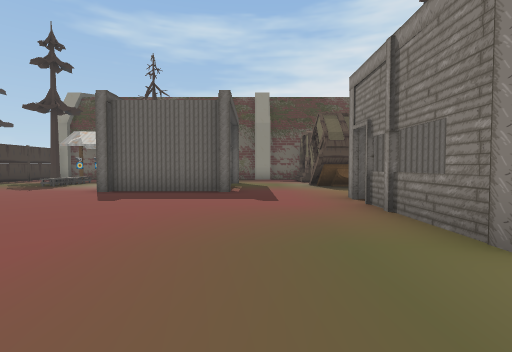
[1] (above)

24 first-person views from a walk through a Unity game level. The camera is 1.3 m above the floor, tilts 2° down and sees 85° across. The floor is counted in squares, 2 m on a side. Each view is taken from the middle of a square. On the plan, view 1 faces up. The plan holds only what a view shows up to about 9 squares ahead; the rest is blank. The place goes on beyond the plan.

[2]
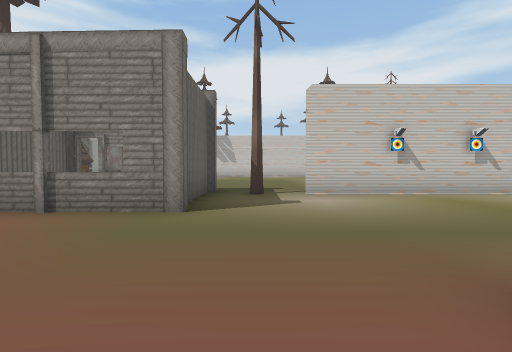

[3]
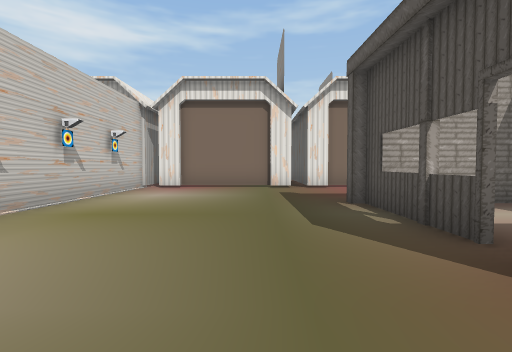

[4]
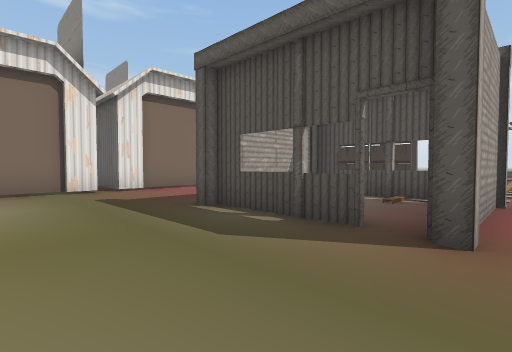

[5]
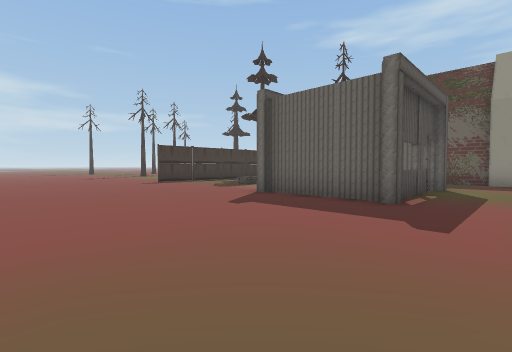

[6]
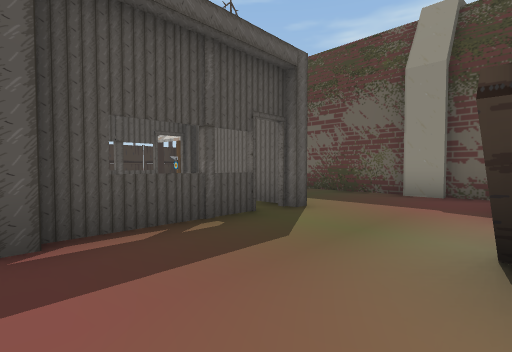

[7]
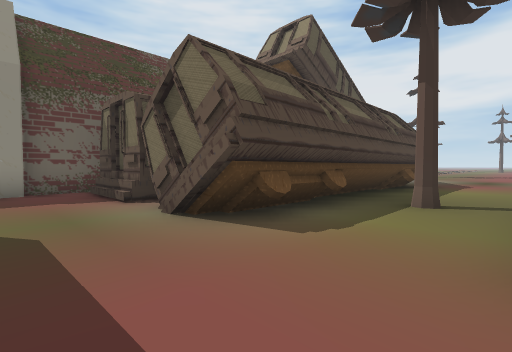

[8]
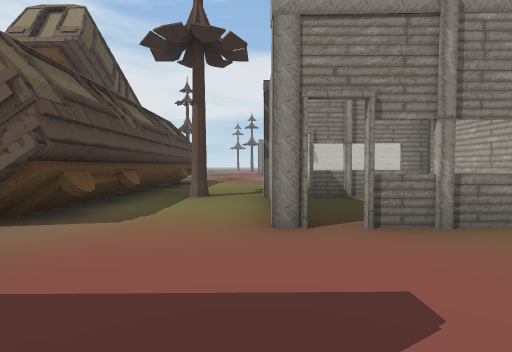

[9]
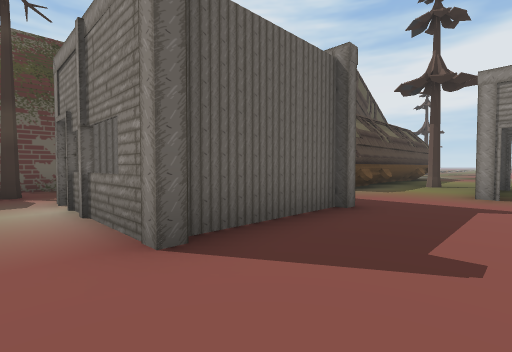

[10]
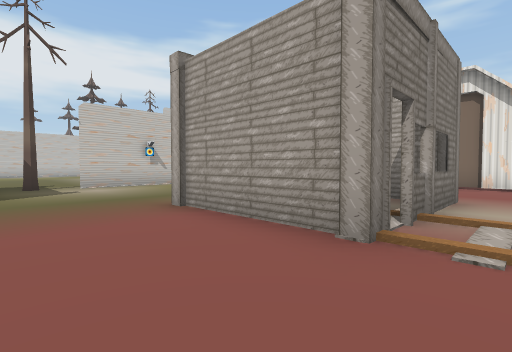

[11]
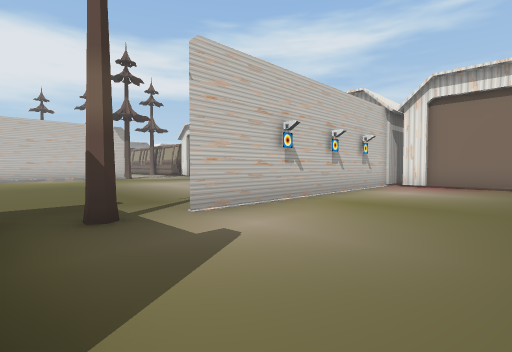

[12]
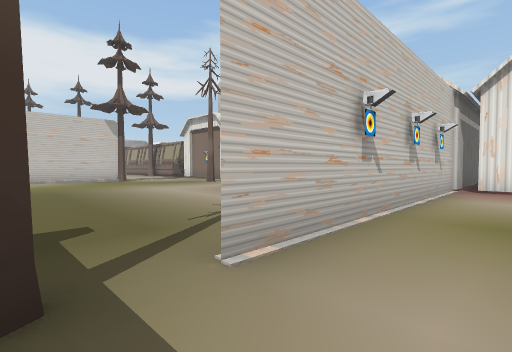

[13]
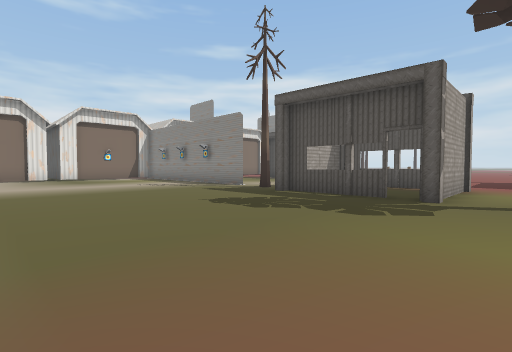

[14]
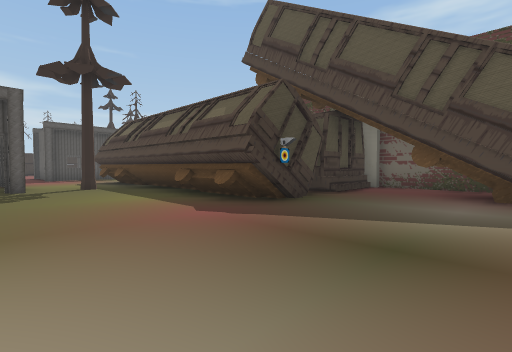

[15]
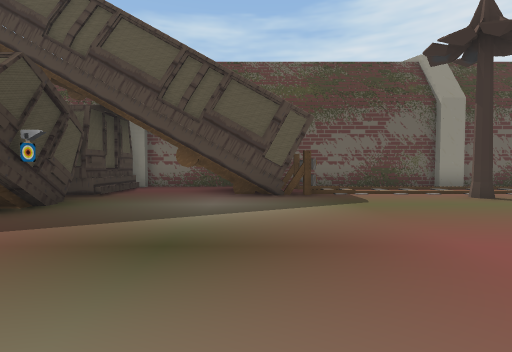

[16]
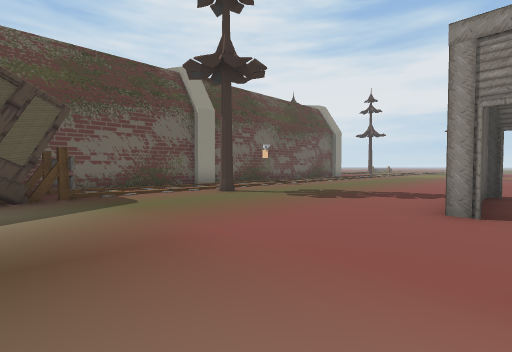

[17]
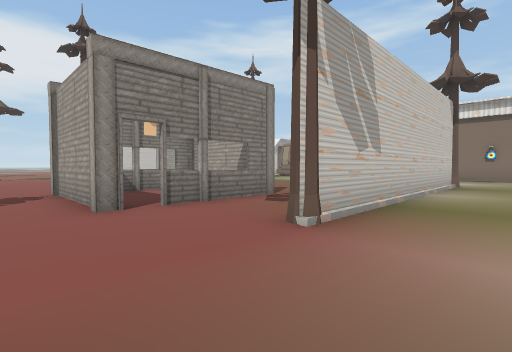

[18]
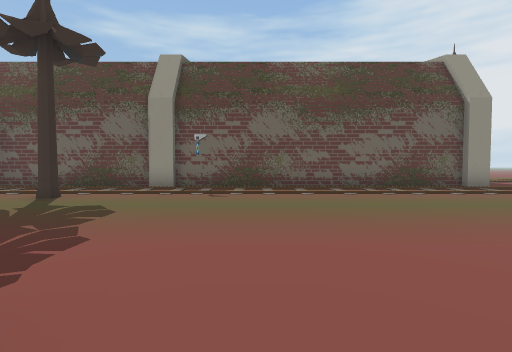

[19]
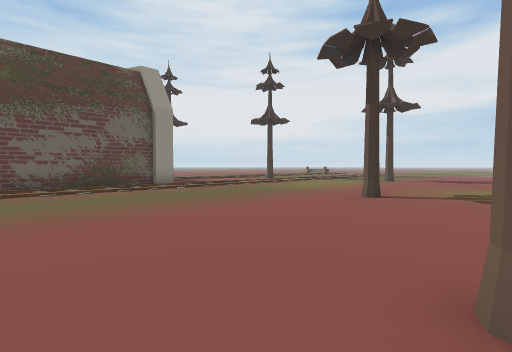

[20]
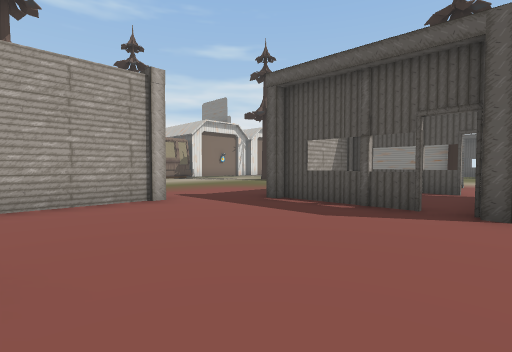

[21]
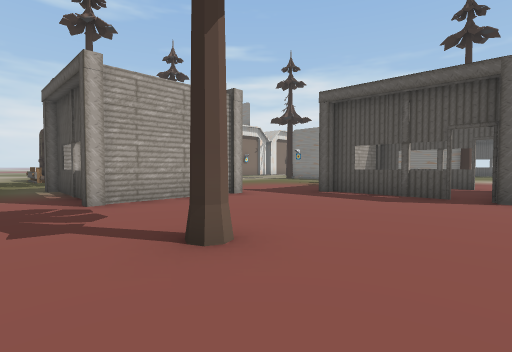

[22]
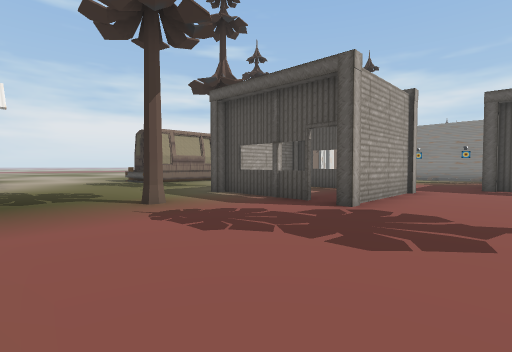

[23]
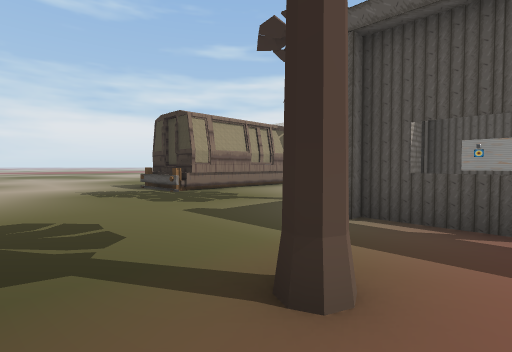

[24]
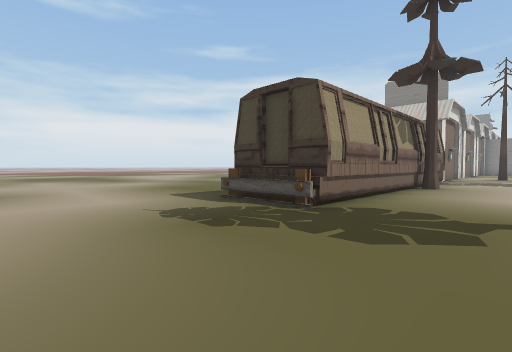

### Floor plan
Key: @ floor where view 1 was taken; # wall or solid block; x gap in a wall; . floor; / step, stairs or slope; O other object.
Columns run from 5 left of view 1 to 31 right of it. Each row starts with its distance up from view 1.
 14 ########       #####################
 13  . ....##      #.## O///////////////
 12 O. ..../#      #.####....  ..  ....
 11 .OOOO..##      #...##...O...........
 10 .O  O..#      ##.....................
  9 .O  O..########O.....................
  8 .O  O................................
  7 .OOOO.....O..........................
  6 .......OOOO............OOOO.........O
  5 .......O..O............O..x..........
  4 .......O..O......  ..O.O..O.....O...
  3 .......O  O......  ..#.O  O..........
  2 .......OOOO......  ..# OOOOO.........
  1 ..........O....... ..#  ....OOOOO....
  0 .OOOO@...##..........#   ...  ..O....
 -1 .O.......#...........#    ..O.. O....
 -2 .O..O....# ....... ..#     .O.  O.O..
 -3 .O..O....#   ....   .#      OOOOO....
 -4 .OOOO....#    ..    .O        O .....
 -5 ..  .....#                ...........
 -6 .. ......#               ............
 -7 .. ......#               .O.........
 -8 ###########                ####O....
 -9                                O....
-10                                .....
-11                               ......
-12                               ......
-13                                .....

Positions as (right, up) in squares from view 1, and headings:
1: (0, 0), facing up
2: (-2, 1), facing right
3: (1, 1), facing down
4: (2, 0), facing down-left
5: (1, 2), facing up-left
6: (2, 7), facing up-left
7: (0, 6), facing up-right
8: (-1, 6), facing right
9: (-5, 5), facing up-right
10: (-5, 2), facing down-right
11: (1, 2), facing down-right
12: (3, 1), facing down-right
13: (11, 7), facing down-left
14: (14, 5), facing up-left
15: (14, 5), facing up
16: (14, 5), facing up-right
17: (14, 7), facing down-right
18: (23, 5), facing up
19: (25, 4), facing up-right
20: (26, 6), facing down-left
21: (28, 6), facing down-left
22: (31, 3), facing down-left
23: (30, -1), facing down-left
24: (30, -5), facing down-left
